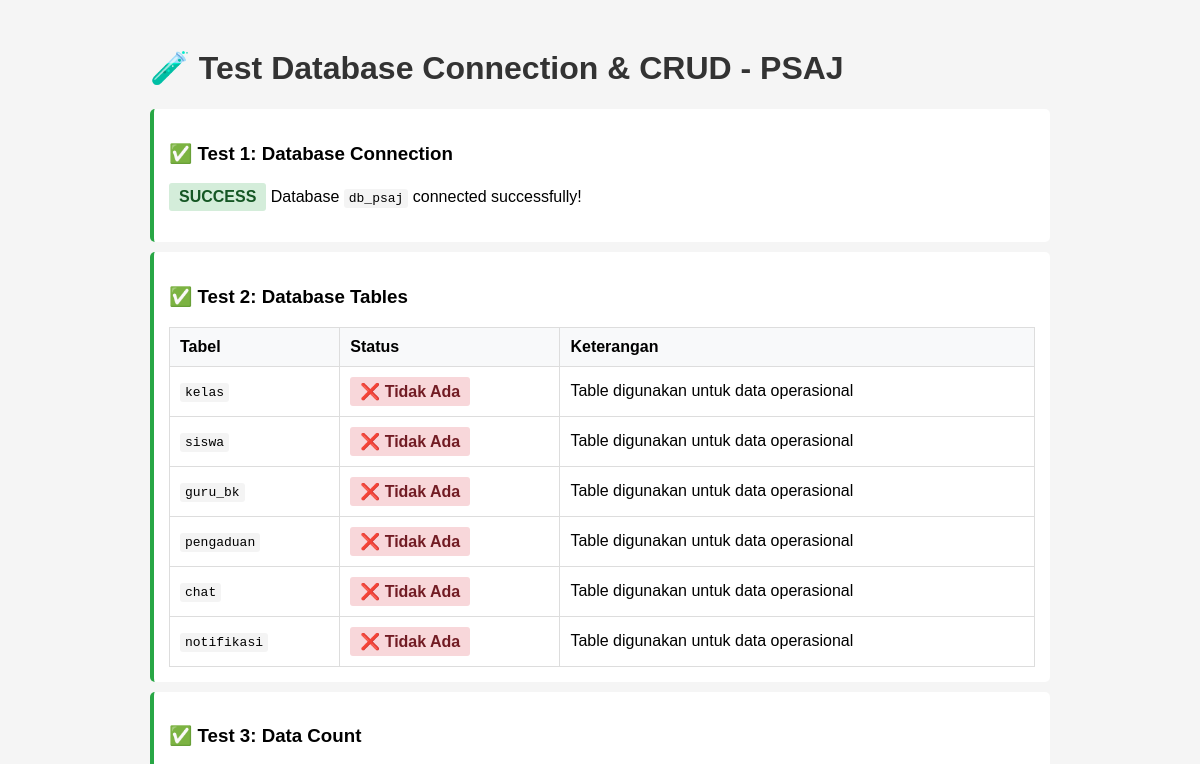
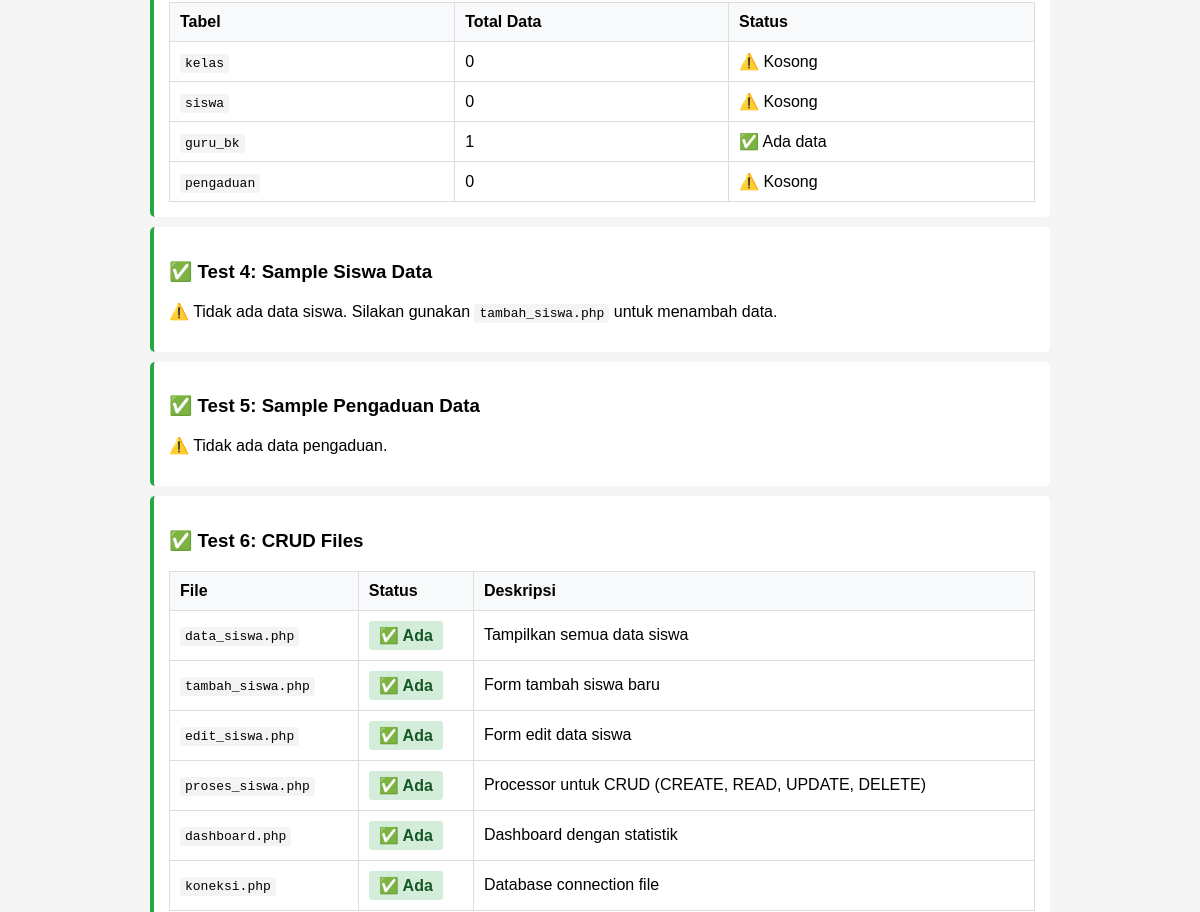
Before: /test_connection.php (upper part) with the older database file (2 pictures, top to bottom).
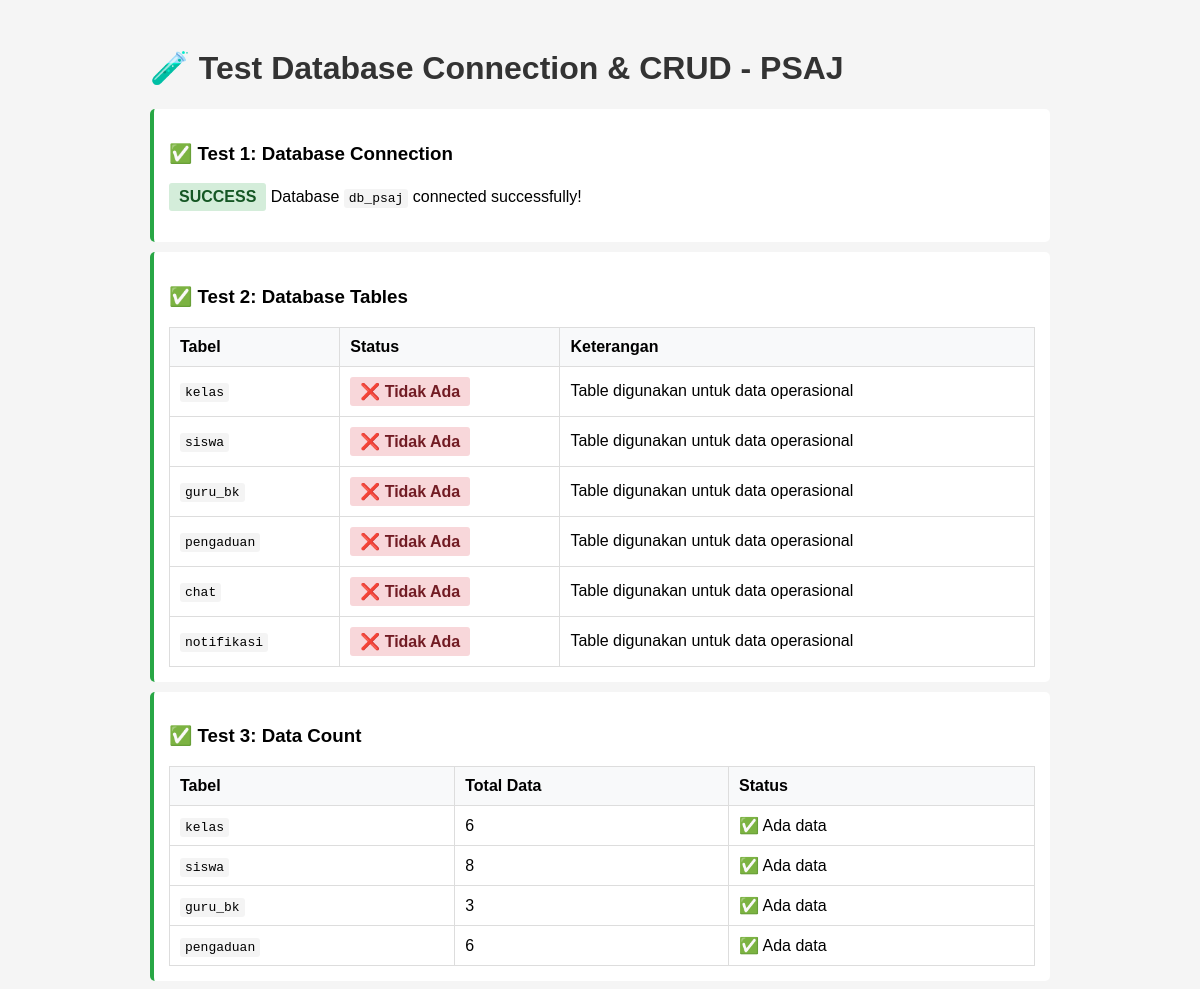
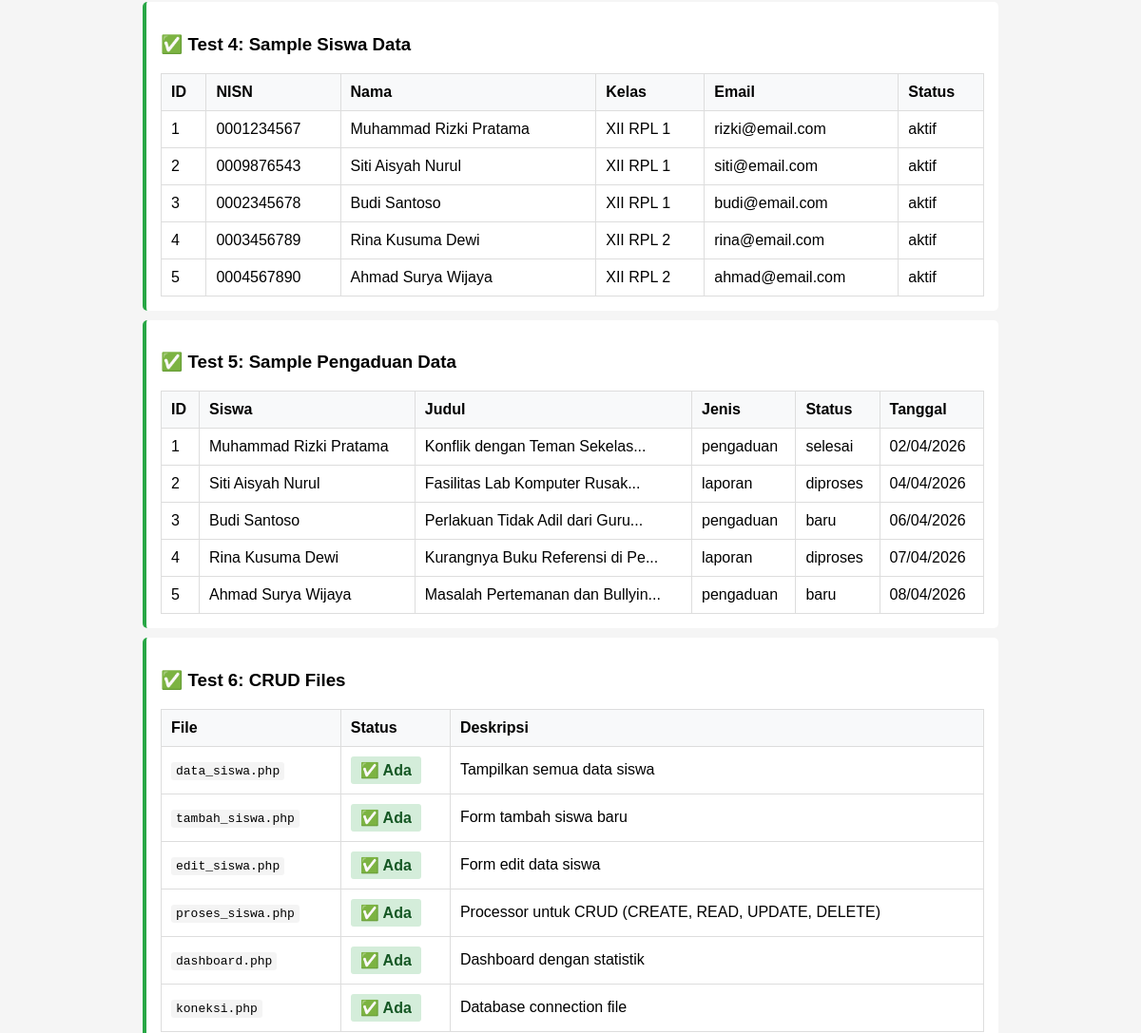
After: the same page with the newer database file (2 pictures, top to bottom).
### tables this page shows
CREATE TABLE IF NOT EXISTS `siswa` (
  `id_siswa` int(11) NOT NULL,
  `nisn` varchar(20) NOT NULL,
  `nama` varchar(100) NOT NULL,
  `jenis_kelamin` enum('Laki-laki','Perempuan') NOT NULL,
  `tempat_lahir` varchar(100) DEFAULT NULL,
  `tanggal_lahir` date DEFAULT NULL,
  `alamat` text DEFAULT NULL,
  `telpon` varchar(15) DEFAULT NULL,
  `email` varchar(100) DEFAULT NULL,
  `id_kelas` int(11) DEFAULT NULL,
  `password` varchar(255) NOT NULL,
  `foto` varchar(255) DEFAULT NULL,
  `status` enum('aktif','nonaktif') DEFAULT 'aktif',
  `created_at` datetime DEFAULT current_timestamp(),
  `updated_at` datetime DEFAULT current_timestamp() ON UPDATE current_timestamp()
);

CREATE TABLE IF NOT EXISTS `kelas` (
  `id_kelas` int(11) NOT NULL,
  `nama_kelas` varchar(50) NOT NULL,
  `tingkat` varchar(50) NOT NULL,
  `jurusan` varchar(100) NOT NULL
);

CREATE TABLE IF NOT EXISTS `pengaduan` (
  `id_pengaduan` int(11) NOT NULL,
  `id_siswa` int(11) NOT NULL,
  `id_bk` int(11) DEFAULT NULL,
  `jenis` enum('pengaduan','laporan') NOT NULL,
  `judul` varchar(150) NOT NULL,
  `isi` text NOT NULL,
  `file_dokumen` varchar(255) DEFAULT NULL,
  `tanggal` datetime DEFAULT current_timestamp(),
  `status` enum('baru','diproses','selesai') DEFAULT 'baru',
  `tanggapan` text DEFAULT NULL,
  `tanggal_tanggapan` datetime DEFAULT NULL,
  `updated_at` datetime DEFAULT current_timestamp() ON UPDATE current_timestamp()
);

### test_connection.php (the view, shortened to what the changed rows need)
<?php
include 'koneksi.php';
echo "<!DOCTYPE html>";
echo "<html lang='id'>";
echo "<head>";
echo "</head>";
echo "<body>";
echo "<div class='container'>";
echo "<h1>🧪 Test Database Connection & CRUD - PSAJ</h1>";
echo "<div class='test-item success'>";
$tables = ['kelas', 'siswa', 'guru_bk', 'pengaduan', 'chat', 'notifikasi'];
$db_tables = [];
echo "<table>";
echo "<tr><th>Tabel</th><th>Status</th><th>Keterangan</th></tr>";
foreach ($tables as $table) {
    $status = in_array($table, $db_tables) ? "✅ Ada" : "❌ Tidak Ada";
    $status_class = in_array($table, $db_tables) ? "ok" : "fail";
    echo "<tr>";
    echo "<td><code>$table</code></td>";
    echo "<td><span class='status $status_class'>$status</span></td>";
    echo "<td>Table digunakan untuk data operasional</td>";
    echo "</tr>";
}
echo "</table>";
echo "</div>";
echo "<div class='test-item success'>";
$kelas_count = mysqli_fetch_assoc(mysqli_query($conn, "SELECT COUNT(*) as count FROM kelas"))['count'];
$siswa_count = mysqli_fetch_assoc(mysqli_query($conn, "SELECT COUNT(*) as count FROM siswa"))['count'];
$guru_count = mysqli_fetch_assoc(mysqli_query($conn, "SELECT COUNT(*) as count FROM guru_bk"))['count'];
$pengaduan_count = mysqli_fetch_assoc(mysqli_query($conn, "SELECT COUNT(*) as count FROM pengaduan"))['count'];
echo "<table>";
echo "<tr><th>Tabel</th><th>Total Data</th><th>Status</th></tr>";
echo "<tr><td><code>kelas</code></td><td>" . $kelas_count . "</td><td>" . ($kelas_count > 0 ? "✅ Ada data" : "⚠️ Kosong") . "</td></tr>";
echo "<tr><td><code>siswa</code></td><td>" . $siswa_count . "</td><td>" . ($siswa_count > 0 ? "✅ Ada data" : "⚠️ Kosong") . "</td></tr>";
echo "<tr><td><code>guru_bk</code></td><td>" . $guru_count . "</td><td>" . ($guru_count > 0 ? "✅ Ada data" : "⚠️ Kosong") . "</td></tr>";
echo "<tr><td><code>pengaduan</code></td><td>" . $pengaduan_count . "</td><td>" . ($pengaduan_count > 0 ? "✅ Ada data" : "⚠️ Kosong") . "</td></tr>";
echo "</table>";
echo "</div>";
echo "<div class='test-item success'>";
echo "<h3>✅ Test 4: Sample Siswa Data</h3>";
$query = "SELECT s.*, k.nama_kelas FROM siswa s LEFT JOIN kelas k ON s.id_kelas = k.id_kelas LIMIT 5";
$result = mysqli_query($conn, $query);
if (mysqli_num_rows($result) > 0) {
    echo "<table>";
    echo "<tr><th>ID</th><th>NISN</th><th>Nama</th><th>Kelas</th><th>Email</th><th>Status</th></tr>";
    while ($row = mysqli_fetch_assoc($result)) {
        echo "<tr>";
        echo "<td>" . htmlspecialchars($row['id_siswa']) . "</td>";
        echo "<td>" . htmlspecialchars($row['nisn']) . "</td>";
        echo "<td>" . htmlspecialchars($row['nama']) . "</td>";
        echo "<td>" . htmlspecialchars($row['nama_kelas'] ?? '-') . "</td>";
        echo "<td>" . htmlspecialchars($row['email'] ?? '-') . "</td>";
        echo "<td>" . htmlspecialchars($row['status']) . "</td>";
        echo "</tr>";
    }
    echo "</table>";
} else {
    echo "<p>⚠️ Tidak ada data siswa. Silakan gunakan <code>tambah_siswa.php</code> untuk menambah data.</p>";
}
echo "</div>";
echo "<div class='test-item success'>";
echo "<h3>✅ Test 5: Sample Pengaduan Data</h3>";
$query = "SELECT p.*, s.nama as siswa_nama FROM pengaduan p LEFT JOIN siswa s ON p.id_siswa = s.id_siswa LIMIT 5";
$result = mysqli_query($conn, $query);
if (mysqli_num_rows($result) > 0) {
    echo "<table>";
    echo "<tr><th>ID</th><th>Siswa</th><th>Judul</th><th>Jenis</th><th>Status</th><th>Tanggal</th></tr>";
    while ($row = mysqli_fetch_assoc($result)) {
        echo "<tr>";
        echo "<td>" . htmlspecialchars($row['id_pengaduan']) . "</td>";
        echo "<td>" . htmlspecialchars($row['siswa_nama'] ?? '-') . "</td>";
        echo "<td>" . htmlspecialchars(substr($row['judul'], 0, 30)) . "...</td>";
        echo "<td>" . htmlspecialchars($row['jenis']) . "</td>";
        echo "<td>" . htmlspecialchars($row['status']) . "</td>";
        echo "<td>" . date('d/m/Y', strtotime($row['tanggal'])) . "</td>";
        echo "</tr>";
    }
    echo "</table>";
} else {
    echo "<p>⚠️ Tidak ada data pengaduan.</p>";
}
echo "</div>";
echo "<div class='test-item success'>";
$crud_files = [
    'data_siswa.php' => 'Tampilkan semua data siswa',
    'tambah_siswa.php' => 'Form tambah siswa baru',
    'edit_siswa.php' => 'Form edit data siswa',
    'proses_siswa.php' => 'Processor untuk CRUD (CREATE, READ, UPDATE, DELETE)',
    'dashboard.php' => 'Dashboard dengan statistik',
    'koneksi.php' => 'Database connection file'
];
echo "<table>";
echo "<tr><th>File</th><th>Status</th><th>Deskripsi</th></tr>";
foreach ($crud_files as $file => $desc) {
    $exists = file_exists($file);
    $status = $exists ? "✅ Ada" : "❌ Tidak Ada";
    $status_class = $exists ? "ok" : "fail";
    echo "<tr>";
    echo "<td><code>$file</code></td>";
    echo "<td><span class='status $status_class'>$status</span></td>";
    echo "<td>$desc</td>";
    echo "</tr>";
}
echo "</table>";
echo "</div>";
echo "</div>";
echo "</body>";
echo "</html>";
?>

Changed rows visible on the page:
added siswa: id_siswa "1", nisn "0001234567", nama "Muhammad Rizki Pratama", id_kelas.nama_kelas "XII RPL 1", email "rizki@email.com", status "aktif"
added siswa: id_siswa "2", nisn "0009876543", nama "Siti Aisyah Nurul", id_kelas.nama_kelas "XII RPL 1", email "siti@email.com", status "aktif"
added siswa: id_siswa "3", nisn "0002345678", nama "Budi Santoso", id_kelas.nama_kelas "XII RPL 1", email "budi@email.com", status "aktif"
added siswa: id_siswa "4", nisn "0003456789", nama "Rina Kusuma Dewi", id_kelas.nama_kelas "XII RPL 2", email "rina@email.com", status "aktif"
added siswa: id_siswa "5", nisn "0004567890", nama "Ahmad Surya Wijaya", id_kelas.nama_kelas "XII RPL 2", email "ahmad@email.com", status "aktif"
added pengaduan: id_pengaduan "1", id_siswa.nama "Muhammad Rizki Pratama", judul "Konflik dengan Teman Sekelas", jenis "pengaduan", status "selesai", tanggal "02/04/2026"
added pengaduan: id_pengaduan "2", id_siswa.nama "Siti Aisyah Nurul", judul "Fasilitas Lab Komputer Rusak", jenis "laporan", status "diproses", tanggal "04/04/2026"
added pengaduan: id_pengaduan "3", id_siswa.nama "Budi Santoso", judul "Perlakuan Tidak Adil dari Guru", jenis "pengaduan", status "baru", tanggal "06/04/2026"
added pengaduan: id_pengaduan "4", id_siswa.nama "Rina Kusuma Dewi", judul "Kurangnya Buku Referensi di Pe", jenis "laporan", status "diproses", tanggal "07/04/2026"
added pengaduan: id_pengaduan "5", id_siswa.nama "Ahmad Surya Wijaya", judul "Masalah Pertemanan dan Bullyin", jenis "pengaduan", status "baru", tanggal "08/04/2026"
Other visible differences:
$kelas_count: "0" → "6"
$siswa_count: "0" → "8"
$guru_count: "1" → "3"
$pengaduan_count: "0" → "6"
text no longer shown: "⚠️ Kosong ⚠️ Kosong ⚠️ Kosong ⚠️ Tidak ada data siswa. Silakan gunakan tambah_siswa.php untuk menambah data. ⚠️ Tidak ada data pengaduan."
text now shown: "✅ Ada data ✅ Ada data ✅ Ada data ID NISN Nama Kelas Email Status ID Siswa Judul Jenis Status Tanggal"
